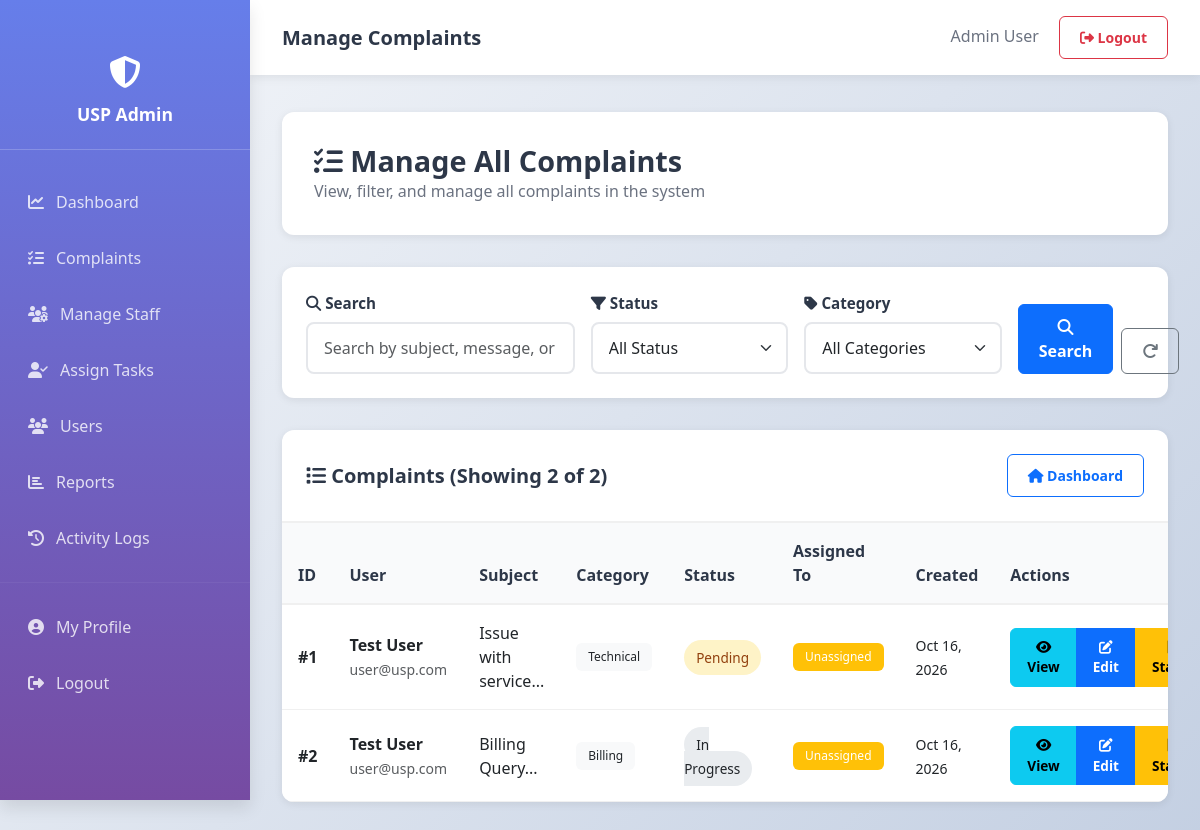
The page /admin/manage_complaints.php (signed in) on the database its author committed.
### tables this page shows
CREATE TABLE `complaints` (
  `complaint_id` int(11) NOT NULL AUTO_INCREMENT,
  `user_id` int(11) NOT NULL,
  `subject` varchar(200) NOT NULL,
  `category` varchar(100) NOT NULL,
  `message` longtext NOT NULL,
  `status` enum('Pending','In Progress','Resolved') DEFAULT 'Pending',
  `assigned_staff` int(11) DEFAULT NULL,
  `solution` longtext DEFAULT NULL,
  `created_at` timestamp NULL DEFAULT current_timestamp(),
  `resolved_at` timestamp NULL DEFAULT NULL,
  PRIMARY KEY (`complaint_id`),
  KEY `user_id` (`user_id`),
  KEY `assigned_staff` (`assigned_staff`),
  CONSTRAINT `fk_161` FOREIGN KEY (`user_id`) REFERENCES `users` (`id`) ON DELETE CASCADE,
  CONSTRAINT `fk_162` FOREIGN KEY (`assigned_staff`) REFERENCES `users` (`id`) ON DELETE SET NULL
);

CREATE TABLE `users` (
  `id` int(11) NOT NULL AUTO_INCREMENT,
  `name` varchar(100) NOT NULL,
  `email` varchar(100) NOT NULL,
  `password` varchar(255) NOT NULL,
  `role` enum('admin','staff','user') NOT NULL DEFAULT 'user',
  `status` enum('active','inactive') DEFAULT 'active',
  `created_at` timestamp NULL DEFAULT current_timestamp(),
  `updated_at` timestamp NULL DEFAULT current_timestamp() ON UPDATE current_timestamp(),
  PRIMARY KEY (`id`),
  UNIQUE KEY `email` (`email`)
);

### admin/manage_complaints.php (the view, shortened to what this page needs)
<?php
include '../config/db_connect.php';
$search_query = $_GET['search'] ?? '';
$page = $_GET['page'] ?? 1;
$per_page = 10;
$where_clauses = [];
$where = !empty($where_clauses) ? 'WHERE ' . implode(' AND ', $where_clauses) : '';
$count_query = "SELECT COUNT(*) as total FROM complaints c JOIN users u ON c.user_id = u.id $where";
$count_result = mysqli_fetch_assoc(mysqli_query($conn, $count_query));
$total_records = $count_result['total'];
$offset = ($page - 1) * $per_page;
$complaints_query = "
    SELECT c.complaint_id, c.subject, c.status, c.created_at, c.category, c.message, c.solution, c.assigned_staff,
           u.name as user_name, u.email as user_email,
           CASE WHEN c.assigned_staff IS NOT NULL THEN (SELECT name FROM users WHERE id = c.assigned_staff) ELSE 'Unassigned' END as staff_name
    FROM complaints c
    JOIN users u ON c.user_id = u.id
    $where
    ORDER BY c.created_at DESC
    LIMIT $offset, $per_page
";
$complaints_result = mysqli_query($conn, $complaints_query);
$complaints = mysqli_fetch_all($complaints_result, MYSQLI_ASSOC);
?>
<!DOCTYPE html>
<html lang="en">
<head>
    <link href="https://cdn.jsdelivr.net/npm/bootstrap@5.3.0/dist/css/bootstrap.min.css" rel="stylesheet">
    <link rel="stylesheet" href="https://cdnjs.cloudflare.com/ajax/libs/font-awesome/6.4.0/css/all.min.css">
    <link rel="stylesheet" href="../css/style.css">
<link rel="stylesheet" href="../css/responsive.css">
</head>
<body>
    <div class="sidebar">
        <div class="sidebar-brand">
            <i class="fas fa-shield-alt"></i>
            <h4>USP Admin</h4>
        </div>
        <nav class="nav flex-column">
            <a class="nav-link " href="admin_dashboard_professional.php">
                <i class="fas fa-chart-line"></i> Dashboard
            </a>
            <a class="nav-link" href="manage_complaints.php">
                <i class="fas fa-tasks"></i> Complaints
            </a>
            <a class="nav-link" href="manage_staff.php">
                <i class="fas fa-users-cog"></i> Manage Staff
            </a>
            <a class="nav-link" href="assign_staff.php">
                <i class="fas fa-user-check"></i> Assign Tasks
            </a>
            <a class="nav-link" href="manage_users.php">
                <i class="fas fa-users"></i> Users
            </a>
            <a class="nav-link" href="reports.php">
                <i class="fas fa-chart-bar"></i> Reports
            </a>
            <a class="nav-link" href="activity_logs.php">
                <i class="fas fa-history"></i> Activity Logs
            </a>
            <hr style="border-color: rgba(255, 255, 255, 0.2); margin: 1rem 0;">
            <a class="nav-link" href="admin_profile.php">
                <i class="fas fa-user-circle"></i> My Profile
            </a>
            <a class="nav-link" href="logout.php">
                <i class="fas fa-sign-out-alt"></i> Logout
            </a>
        </nav>
    </div>
    <nav class="navbar-custom">
        <div style="display: flex; justify-content: space-between; align-items: center; width: 100%;">
            <h5 style="margin: 0; color: var(--dark); font-weight: 700;">Manage Complaints</h5>
            <div>
                <span style="color: #6b7280; margin-right: 1rem;"><?php echo $_SESSION['user_name']; ?></span>
                <a href="logout.php" class="btn btn-sm btn-outline-danger">
                    <i class="fas fa-sign-out-alt"></i> Logout
                </a>
            </div>
        </div>
    </nav>
    <div class="main-content">
        <div class="page-header">
            <h2>
                <i class="fas fa-tasks"></i> Manage All Complaints
            </h2>
            <p style="color: #6b7280; margin: 0;">View, filter, and manage all complaints in the system</p>
        </div>
        <div class="filter-section">
            <form method="GET" id="filterForm">
                <div class="row g-3">
                    <div class="col-md-4">
                        <label class="filter-label">
                            <i class="fas fa-search"></i> Search
                        </label>
                        <input type="text" class="form-control" name="search" placeholder="Search by subject, message, or user..."
                               value="<?php echo htmlspecialchars($search_query); ?>">
                    </div>
                    <div class="col-md-3">
                        <label class="filter-label">
                            <i class="fas fa-filter"></i> Status
                        </label>
                        <select class="form-select" name="status" onchange="document.getElementById('filterForm').submit();">
                            <option value="all">All Status</option>
                        </select>
                    </div>
                    <div class="col-md-3">
                        <label class="filter-label">
                            <i class="fas fa-tag"></i> Category
                        </label>
                        <select class="form-select" name="category" onchange="document.getElementById('filterForm').submit();">
                            <option value="all">All Categories</option>
                        </select>
                    </div>
                    <div class="col-md-2 d-flex align-items-end gap-2">
                        <button type="submit" class="btn btn-primary w-100">
                            <i class="fas fa-search"></i> Search
                        </button>
                        <a href="manage_complaints.php" class="btn btn-outline-secondary">
                            <i class="fas fa-redo"></i>
                        </a>
                    </div>
                </div>
            </form>
        </div>
        <div class="table-section">
            <div class="table-header">
                <h5><i class="fas fa-list"></i> Complaints (Showing <?php echo count($complaints); ?> of <?php echo $total_records; ?>)</h5>
                <a href="admin_dashboard_professional.php" class="btn btn-outline-primary btn-sm">
                    <i class="fas fa-home"></i> Dashboard
                </a>
            </div>
            <?php if (count($complaints) > 0): ?>
                <div class="table-responsive">
                    <table class="table table-hover">
                        <thead>
                            <tr>
                                <th>ID</th>
                                <th>User</th>
                                <th>Subject</th>
                                <th>Category</th>
                                <th>Status</th>
                                <th>Assigned To</th>
                                <th>Created</th>
                                <th>Actions</th>
                            </tr>
                        </thead>
                        <tbody>
                            <?php foreach ($complaints as $complaint): ?>
                                <tr>
                                    <td>
                                        <strong>#<?php echo $complaint['complaint_id']; ?></strong>
                                    </td>
                                    <td>
                                        <div>
                                            <strong><?php echo htmlspecialchars($complaint['user_name']); ?></strong>
                                            <br>
                                            <small class="text-muted"><?php echo htmlspecialchars($complaint['user_email']); ?></small>
                                        </div>
                                    </td>
                                    <td>
                                        <?php echo htmlspecialchars(substr($complaint['subject'], 0, 40)); ?>...
                                    </td>
                                    <td>
                                        <span class="badge bg-light text-dark">
                                            <?php echo htmlspecialchars($complaint['category']); ?>
                                        </span>
                                    </td>
                                    <td>
                                        <?php
                                        $status_class = 'badge-' . strtolower($complaint['status']);
                                        ?>
                                        <span class="badge-status  <?php echo $status_class; ?>">
                                            <?php echo $complaint['status']; ?>
                                        </span>
                                    </td>
                                    <td>
                                        <?php if ($complaint['staff_name'] != 'Unassigned'): ?>
                                            <span class="badge bg-info"><?php echo htmlspecialchars($complaint['staff_name']); ?></span>
                                        <?php else: ?>
                                            <span class="badge bg-warning">Unassigned</span>
                                        <?php endif; ?>
                                    </td>
                                    <td>
                                        <small><?php echo date('M d, Y', strtotime($complaint['created_at'])); ?></small>
                                    </td>
                                    <td>
                                        <div class="btn-group btn-group-sm" role="group">
                                            <button type="button" class="btn btn-action btn-info" data-bs-toggle="modal"
                                                    data-bs-target="#viewComplaintModal"
                                                    onclick="loadComplaintDetail(<?php echo $complaint['complaint_id']; ?>)">
                                                <i class="fas fa-eye"></i> View
                                            </button>
                                            <button type="button" class="btn btn-action btn-primary" data-bs-toggle="modal"
                                                    data-bs-target="#editComplaintModal"
                                                    data-complaint='<?php echo htmlspecialchars(json_encode(['id' => (int)$complaint['complaint_id'], 'subject' => $complaint['subject'], 'category' => $complaint['category'], 'message' => $complaint['message'], 'status' => $complaint['status'], 'assigned_staff' => $complaint['assigned_staff'], 'solution' => $complaint['solution']]), ENT_QUOTES); ?>'
                                                    onclick="openEditComplaint(this)">
                                                <i class="fas fa-pen-to-square"></i> Edit
                                            </button>
                                            <button type="button" class="btn btn-action btn-warning" data-bs-toggle="modal"
                                                    data-bs-target="#updateStatusModal"
                                                    onclick="setComplaintId(<?php echo $complaint['complaint_id']; ?>)">
                                                <i class="fas fa-flag"></i> Status
                                            </button>
                                        </div>
                                    </td>
                                </tr>
                            <?php endforeach; ?>
                        </tbody>
                    </table>
                </div>
            <?php endif; ?>
        </div>
    </div>
</body>
</html>

### css/style.css (style rules this page uses)
:root { --primary-color: #0d6efd; --secondary-color: #6c757d; --success-color: #198754; --danger-color: #dc3545; --warning-color: #ffc107; --info-color: #f00d0d; }
* { margin: 0; padding: 0; box-sizing: border-box; }
body { font-family: 'Segoe UI', Tahoma, Geneva, Verdana, sans-serif; background-color: #f8f9fa; color: #333; }
.table { margin-bottom: 0; }
.table thead th { background-color: #f8f9fa; border-bottom: 2px solid #dee2e6; font-weight: 600; color: #495057; }
.table tbody tr { transition: background-color 0.2s; }
.badge { padding: 0.5rem 0.75rem; font-weight: 500; }
.form-control, .form-select { border: 1px solid #dee2e6; border-radius: 6px; padding: 0.75rem; transition: border-color 0.2s, box-shadow 0.2s; }
.btn { border-radius: 6px; font-weight: 600; padding: 0.625rem 1.25rem; transition: all 0.2s; }
.btn-primary { background-color: var(--primary-color); border-color: var(--primary-color); }

### css/responsive.css (style rules this page uses)
*, *::before, *::after { box-sizing: border-box; }
html { -webkit-text-size-adjust: 100%; text-size-adjust: 100%; }
.main-content, .main, .page-header, .table-section, .card, .row > *, .modal-content, .topbar, .navbar-custom { min-width: 0; }
.main-content, .main, .modal-body { overflow-wrap: break-word; }
.table th, .table td { overflow-wrap: normal; }
.table-responsive { overflow-x: auto; -webkit-overflow-scrolling: touch; max-width: 100%; }
.btn-toolbar, .pagination, .page-header .d-flex, .table-header, .pagination-section { flex-wrap: wrap; gap: .5rem; }
.sidebar { overflow-y: auto; }
@media (min-width: 992px) { .navbar-custom { margin-left: 0 !important; } }
@media (min-width: 992px) { body > .main-content { max-width: 1700px; margin-left: max(250px, calc((100vw / var(--fit, 1) + 250px - 1700px) / 2)) !important; margin-right: auto; } }

### rows shown on the page
complaints: complaint_id "1", user.name "Test User", user.email "user@usp.com", subject "Issue with service", category "Technical", status "Pending", created_at "Oct 16, 2026"
complaints: complaint_id "2", user.name "Test User", user.email "user@usp.com", subject "Billing Query", category "Billing", status "In Progress", created_at "Oct 16, 2026"

### other values the page prints
$_SESSION['user_name'] "Admin User"
count($complaints) "2"
$total_records "2"
